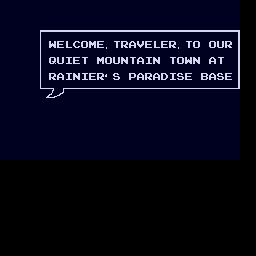

The image is a tile-based game level rendered from a .tmx file. Its description and complete source (layers, tilesets, objects, tile grids) follow:
An orthogonal 32x32 tile map with 8x8 px tiles, 1 tile layer (Tile Layer 1).

<map version="1.10" tiledversion="1.11.2" orientation="orthogonal" renderorder="right-down" width="32" height="32" tilewidth="8" tileheight="8" infinite="0" nextlayerid="2" nextobjectid="1">
 <editorsettings>
  <export target="diaOne.c" format="gba" />
 </editorsettings>
 <tileset firstgid="1" source="dialogueFont.tsx" />
 <layer id="1" name="Tile Layer 1" width="32" height="32">
  <data encoding="csv">
226,226,226,226,226,226,226,226,226,226,226,226,226,226,226,226,226,226,226,226,226,226,226,226,226,226,226,226,226,226,0,0,
226,226,226,226,226,226,226,226,226,226,226,226,226,226,226,226,226,226,226,226,226,226,226,226,226,226,226,226,226,226,0,0,
259,259,259,259,259,259,259,259,259,259,259,259,259,259,259,259,259,259,259,259,259,259,259,259,259,259,259,259,259,259,0,0,
259,259,259,259,226,297,298,297,298,297,298,297,298,297,298,297,298,297,298,297,298,297,298,297,298,297,298,297,298,297,0,0,
259,259,259,259,273,228,273,273,273,273,273,273,273,273,273,273,273,273,273,273,273,273,273,273,273,273,273,273,273,293,0,0,
259,259,259,259,273,228,138,101,108,99,130,109,101,162,135,133,97,137,101,108,101,133,162,135,130,273,130,136,133,325,0,0,
259,226,226,226,273,228,299,300,433,434,377,371,372,194,442,378,379,433,434,273,273,273,194,273,273,273,273,273,273,293,0,0,
259,226,322,322,273,228,132,136,105,101,135,451,109,130,136,129,135,97,105,129,273,135,130,138,129,273,97,135,273,325,0,0,
226,226,226,226,273,228,273,273,488,273,273,465,465,465,465,465,465,273,273,273,273,273,273,273,273,273,273,273,273,293,0,0,
226,226,226,226,273,228,133,97,105,129,105,101,133,164,134,225,131,97,133,97,100,105,134,101,225,98,97,134,101,325,0,0,
226,226,226,226,321,228,225,225,225,225,225,225,225,225,225,225,225,225,225,225,225,225,225,225,225,225,225,225,225,293,0,0,
226,226,226,226,321,358,359,360,361,362,361,361,361,361,361,361,361,361,361,361,361,361,361,361,361,361,361,361,361,362,0,0,
226,226,226,226,259,390,391,392,393,394,225,225,225,225,225,225,225,225,225,225,225,225,225,225,225,225,225,225,225,225,0,0,
226,226,226,226,226,226,226,226,226,226,226,226,226,226,226,226,226,226,226,226,226,226,226,226,226,226,226,226,273,259,0,0,
226,226,226,226,226,226,226,226,226,226,226,226,226,226,226,226,226,226,226,226,226,226,226,226,226,226,226,226,273,259,0,0,
226,226,226,226,226,226,226,226,226,226,226,226,226,226,226,226,226,226,226,226,226,226,226,226,226,226,226,226,273,259,0,0,
226,226,226,226,226,226,226,226,226,226,226,226,226,226,226,226,226,226,226,226,226,226,226,226,226,226,226,226,273,259,0,0,
226,226,226,226,226,226,226,226,226,226,226,226,226,226,226,226,226,226,226,226,226,226,226,226,226,226,226,226,273,259,0,0,
226,226,226,226,226,226,226,226,226,226,226,226,226,226,226,226,226,226,226,226,226,226,226,226,226,226,226,226,259,259,0,0,
259,259,259,259,259,259,259,259,259,259,259,259,259,259,259,259,259,259,259,259,259,259,259,259,259,259,259,259,259,259,0,0,
0,0,0,0,0,0,0,0,0,0,0,0,0,0,0,0,0,0,0,0,0,0,0,0,0,0,0,0,0,0,0,0,
0,0,0,0,0,0,0,0,0,0,0,0,0,0,0,0,0,0,0,0,0,0,0,0,0,0,0,0,0,0,0,0,
0,0,0,0,0,0,0,0,0,0,0,0,0,0,0,0,0,0,0,0,0,0,0,0,0,0,0,0,0,0,0,0,
0,0,0,0,0,0,0,0,0,0,0,0,0,0,0,0,0,0,0,0,0,0,0,0,0,0,0,0,0,0,0,0,
0,0,0,0,0,0,0,0,0,0,0,0,0,0,0,0,0,0,0,0,0,0,0,0,0,0,0,0,0,0,0,0,
0,0,0,0,0,0,0,0,0,0,0,0,0,0,0,0,0,0,0,0,0,0,0,0,0,0,0,0,0,0,0,0,
0,0,0,0,0,0,0,0,0,0,0,0,0,0,0,0,0,0,0,0,0,0,0,0,0,0,0,0,0,0,0,0,
0,0,0,0,0,0,0,0,0,0,0,0,0,0,0,0,0,0,0,0,0,0,0,0,0,0,0,0,0,0,0,0,
0,0,0,0,0,0,0,0,0,0,0,0,0,0,0,0,0,0,0,0,0,0,0,0,0,0,0,0,0,0,0,0,
0,0,0,0,0,0,0,0,0,0,0,0,0,0,0,0,0,0,0,0,0,0,0,0,0,0,0,0,0,0,0,0,
0,0,0,0,0,0,0,0,0,0,0,0,0,0,0,0,0,0,0,0,0,0,0,0,0,0,0,0,0,0,0,0,
0,0,0,0,0,0,0,0,0,0,0,0,0,0,0,0,0,0,0,0,0,0,0,0,0,0,0,0,0,0,0,0
</data>
 </layer>
</map>
